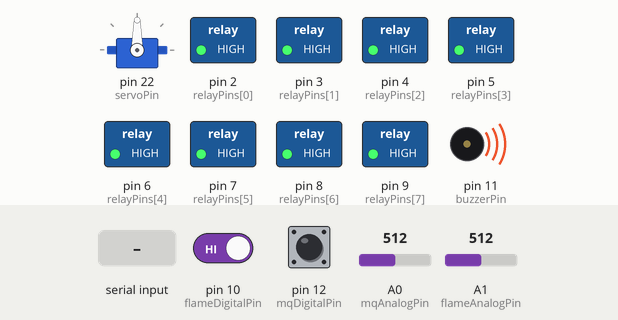
The sketch below on a simulated Arduino Mega 2560, built with avr-gcc and run on an emulated ATmega2560. On the bench: servo, switched loads named in the sketch (green lamp = pin HIGH), buzzer (waves = sounding). The inputs (shaded band) are chosen by the test bench; at power-on: pin 10 (flameDigitalPin) HIGH, pin 12 (mqDigitalPin) HIGH, A0 (mqAnalogPin) = 512, A1 (flameAnalogPin) = 512.

Above: at 1.2 s.
1.3 s: "R\n" received over the second serial link
At 1.9 s:
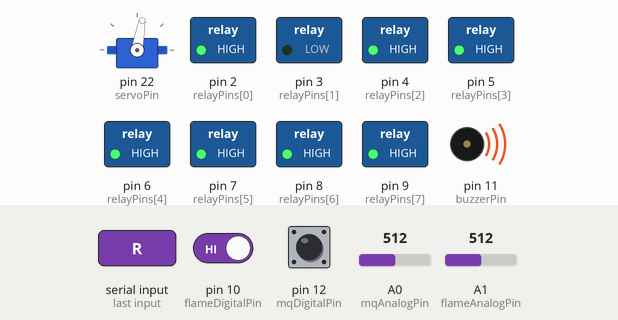
2.8 s: "L\n" received over the second serial link
At 4.0 s:
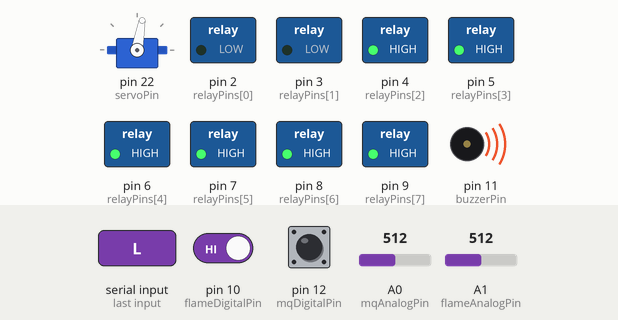
4.3 s: "Q\n" received over the second serial link
At 5.3 s:
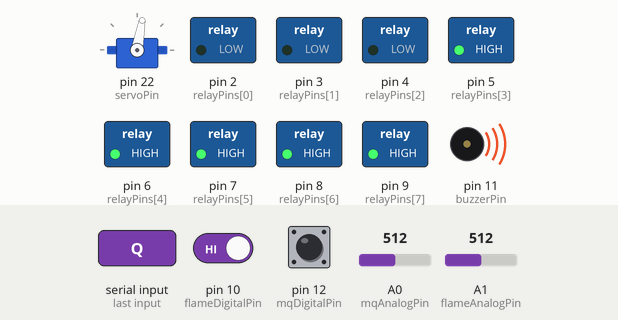
5.8 s: "K\n" received over the second serial link
At 6.5 s:
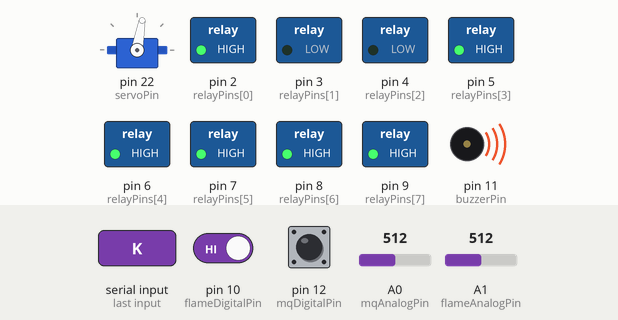
7.3 s: "W\n" received over the second serial link
At 21.2 s:
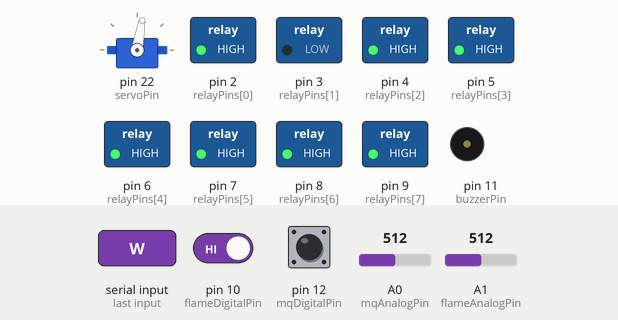
Timing chart, 0 to 22.0 s (numbered marks = the images above; inputs shaded):
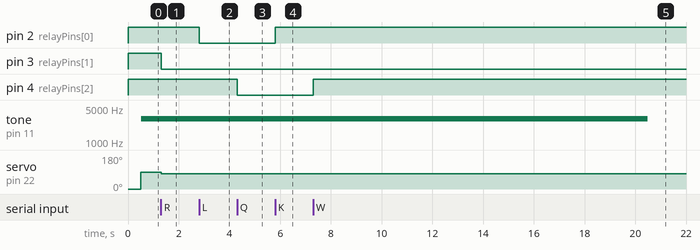

The sketch:

EcoGuard_Home_App_Ready_Firmware.ino
```cpp
#include <Servo.h>

#define BT_SERIAL Serial1

const int relayPins[8] = {2, 3, 4, 5, 6, 7, 8, 9};
const int mqAnalogPin = A0;
const int mqDigitalPin = 12;
const int flameAnalogPin = A1;
const int flameDigitalPin = 10;
const int buzzerPin = 11;
const int servoPin = 22;

const int gasThreshold = 350;
const int flameThreshold = 300;

Servo windowServo;

bool smartSystem = false;
bool manualState[8] = {false, false, false, false, false, false, false, false};
bool alarmActive = false;
bool dangerAlreadyDetected = false;

unsigned long startTime = 0;
unsigned long alarmStartTime = 0;
unsigned long lastSensorRead = 0;
unsigned long lastStatusSend = 0;

int lastGasValue = 0;
int lastFlameValue = 0;
bool lastGasDetected = false;
bool lastFlameDetected = false;

void setup() {
  Serial.begin(9600);
  BT_SERIAL.begin(9600);

  for (int i = 0; i < 8; i++) {
    pinMode(relayPins[i], OUTPUT);
    digitalWrite(relayPins[i], HIGH);
  }

  pinMode(mqDigitalPin, INPUT_PULLUP);
  pinMode(flameDigitalPin, INPUT_PULLUP);
  pinMode(buzzerPin, OUTPUT);
  noTone(buzzerPin);

  windowServo.attach(servoPin);
  windowServo.write(0);

  sendStatus("BOOT");
}

void loop() {
  readBluetoothCommand();

  if (millis() - lastSensorRead >= 500) {
    lastSensorRead = millis();
    checkGasAndFlame();
  }

  if (smartSystem) {
    runSmartSystem();
  } else {
    for (int i = 0; i < 8; i++) {
      applyManualState(i);
    }
  }

  runAlarm();

  if (millis() - lastStatusSend >= 1000) {
    lastStatusSend = millis();
    sendStatus("STATUS");
  }
}

void readBluetoothCommand() {
  while (BT_SERIAL.available()) {
    char data = BT_SERIAL.read();
    if (data == '\n' || data == '\r') continue;

    switch (data) {
      case 'A':
        smartSystem = true;
        startTime = millis();
        break;

      case 'H':
        smartSystem = false;
        manualState[4] = false;
        manualState[5] = false;
        manualState[6] = false;
        digitalWrite(relayPins[4], HIGH);
        digitalWrite(relayPins[5], HIGH);
        digitalWrite(relayPins[6], HIGH);
        break;

      case 'L': setManual(0, true); break;
      case 'K': setManual(0, false); break;

      case 'R':
        setManual(1, true);
        windowServo.write(80);
        break;

      case 'T':
        setManual(1, false);
        windowServo.write(180);
        break;

      case 'Q': setManual(2, true); break;
      case 'W': setManual(2, false); break;
      case 'G': setManual(3, true); break;
      case 'F': setManual(3, false); break;
      case 'D': setManual(4, true); break;
      case 'V': setManual(4, false); break;
      case 'E': setManual(5, true); break;
      case 'N': setManual(5, false); break;
      case 'C': setManual(6, true); break;
      case 'M': setManual(6, false); break;
      case 'I': setManual(7, true); break;
      case 'O': setManual(7, false); break;

      case 'X':
        alarmActive = false;
        noTone(buzzerPin);
        break;

      case 'S':
        sendStatus("STATUS");
        break;
    }

    sendAck(data);
  }
}

void setManual(int relayIndex, bool state) {
  if (relayIndex < 0 || relayIndex > 7) return;
  manualState[relayIndex] = state;
  if (!smartSystem) {
    applyManualState(relayIndex);
  }
}

void applyManualState(int relayIndex) {
  digitalWrite(relayPins[relayIndex], manualState[relayIndex] ? LOW : HIGH);
}

void turnOffAllLoads() {
  smartSystem = false;
  for (int i = 0; i < 8; i++) {
    manualState[i] = false;
    digitalWrite(relayPins[i], HIGH);
  }
}

void checkGasAndFlame() {
  lastGasValue = analogRead(mqAnalogPin);
  int gasDigital = digitalRead(mqDigitalPin);
  lastFlameValue = analogRead(flameAnalogPin);
  int flameDigital = digitalRead(flameDigitalPin);

  lastGasDetected = (gasDigital == LOW) || (lastGasValue >= gasThreshold);
  lastFlameDetected = (flameDigital == LOW) || (lastFlameValue <= flameThreshold);
  bool dangerDetected = lastGasDetected || lastFlameDetected;

  if (dangerDetected && !dangerAlreadyDetected) {
    dangerAlreadyDetected = true;
    turnOffAllLoads();
    windowServo.write(90);
    alarmActive = true;
    alarmStartTime = millis();
    sendAlert();
  }

  if (!dangerDetected) {
    dangerAlreadyDetected = false;
  }
}

void runAlarm() {
  if (alarmActive) {
    if (millis() - alarmStartTime < 20000) {
      tone(buzzerPin, 3000);
    } else {
      noTone(buzzerPin);
      alarmActive = false;
    }
  }
}

void runSmartSystem() {
  unsigned long elapsedTime = millis() - startTime;

  for (int i = 0; i < 8; i++) {
    applyManualState(i);
  }

  if (elapsedTime < 20000) {
    digitalWrite(relayPins[6], HIGH);
    digitalWrite(relayPins[4], HIGH);
    digitalWrite(relayPins[5], HIGH);
  } else if (elapsedTime < 40000) {
    digitalWrite(relayPins[6], LOW);
    digitalWrite(relayPins[4], HIGH);
    digitalWrite(relayPins[5], HIGH);
  } else if (elapsedTime < 60000) {
    digitalWrite(relayPins[6], LOW);
    digitalWrite(relayPins[4], LOW);
    digitalWrite(relayPins[5], HIGH);
  } else if (elapsedTime < 80000) {
    digitalWrite(relayPins[6], HIGH);
    digitalWrite(relayPins[4], HIGH);
    digitalWrite(relayPins[5], LOW);
  } else {
    smartSystem = false;
    manualState[4] = false;
    manualState[5] = false;
    manualState[6] = false;
    digitalWrite(relayPins[4], HIGH);
    digitalWrite(relayPins[5], HIGH);
    digitalWrite(relayPins[6], HIGH);
  }
}

void sendAck(char command) {
  BT_SERIAL.print("ACK;CMD=");
  BT_SERIAL.print(command);
  BT_SERIAL.print(";RELAYS=");
  BT_SERIAL.println(relayStateString());
}

void sendAlert() {
  BT_SERIAL.print("ALERT;TYPE=");
  if (lastGasDetected && lastFlameDetected) BT_SERIAL.print("BOTH");
  else if (lastFlameDetected) BT_SERIAL.print("FIRE");
  else BT_SERIAL.print("GAS");
  BT_SERIAL.print(";GAS=");
  BT_SERIAL.print(lastGasDetected ? 1 : 0);
  BT_SERIAL.print(";FLAME=");
  BT_SERIAL.print(lastFlameDetected ? 1 : 0);
  BT_SERIAL.print(";ALARM=");
  BT_SERIAL.print(alarmActive ? 1 : 0);
  BT_SERIAL.print(";GAS_VALUE=");
  BT_SERIAL.print(lastGasValue);
  BT_SERIAL.print(";FLAME_VALUE=");
  BT_SERIAL.print(lastFlameValue);
  BT_SERIAL.print(";RELAYS=");
  BT_SERIAL.println(relayStateString());
}

void sendStatus(const char *prefix) {
  BT_SERIAL.print(prefix);
  BT_SERIAL.print(";GAS=");
  BT_SERIAL.print(lastGasDetected ? 1 : 0);
  BT_SERIAL.print(";FLAME=");
  BT_SERIAL.print(lastFlameDetected ? 1 : 0);
  BT_SERIAL.print(";ALARM=");
  BT_SERIAL.print(alarmActive ? 1 : 0);
  BT_SERIAL.print(";SMART=");
  BT_SERIAL.print(smartSystem ? 1 : 0);
  BT_SERIAL.print(";GAS_VALUE=");
  BT_SERIAL.print(lastGasValue);
  BT_SERIAL.print(";FLAME_VALUE=");
  BT_SERIAL.print(lastFlameValue);
  BT_SERIAL.print(";RELAYS=");
  BT_SERIAL.println(relayStateString());
}

String relayStateString() {
  String output = "";
  for (int i = 0; i < 8; i++) {
    output += (digitalRead(relayPins[i]) == LOW) ? "1" : "0";
  }
  return output;
}
```

Measured:
- after the input at 1.3 s, pin 3 (relayPins[1]): HIGH → LOW at once; servo on pin 22 (servoPin): 90° → 80° at once
- after the input at 2.8 s, pin 2 (relayPins[0]): HIGH → LOW at once
- after the input at 4.3 s, pin 4 (relayPins[2]): HIGH → LOW at once
- after the input at 5.8 s, pin 2 (relayPins[0]): LOW → HIGH at once
- after the input at 7.3 s, pin 4 (relayPins[2]): LOW → HIGH at once
